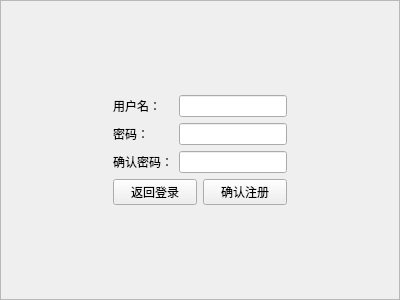
<?xml version="1.0" encoding="UTF-8"?>
<ui version="4.0">
 <class>RegisterPage</class>
 <widget class="QWidget" name="RegisterPage">
  <property name="geometry">
   <rect>
    <x>0</x>
    <y>0</y>
    <width>400</width>
    <height>300</height>
   </rect>
  </property>
  <property name="windowTitle">
   <string>Form</string>
  </property>
  <layout class="QVBoxLayout" name="verticalLayout">
   <property name="leftMargin">
    <number>0</number>
   </property>
   <property name="topMargin">
    <number>0</number>
   </property>
   <property name="rightMargin">
    <number>0</number>
   </property>
   <property name="bottomMargin">
    <number>0</number>
   </property>
   <item>
    <widget class="QFrame" name="frame">
     <property name="styleSheet">
      <string notr="true">#frame {border-image: url(:/img/image/bg.JPG);}
QWidget {font: 25 12pt &quot;微软雅黑 Light&quot;;}</string>
     </property>
     <property name="frameShape">
      <enum>QFrame::StyledPanel</enum>
     </property>
     <property name="frameShadow">
      <enum>QFrame::Plain</enum>
     </property>
     <property name="lineWidth">
      <number>0</number>
     </property>
     <layout class="QVBoxLayout" name="verticalLayout_3">
      <property name="leftMargin">
       <number>0</number>
      </property>
      <property name="topMargin">
       <number>0</number>
      </property>
      <property name="rightMargin">
       <number>0</number>
      </property>
      <property name="bottomMargin">
       <number>0</number>
      </property>
      <item>
       <spacer name="verticalSpacer">
        <property name="orientation">
         <enum>Qt::Vertical</enum>
        </property>
        <property name="sizeHint" stdset="0">
         <size>
          <width>20</width>
          <height>78</height>
         </size>
        </property>
       </spacer>
      </item>
      <item>
       <layout class="QHBoxLayout" name="horizontalLayout">
        <item>
         <spacer name="horizontalSpacer">
          <property name="orientation">
           <enum>Qt::Horizontal</enum>
          </property>
          <property name="sizeHint" stdset="0">
           <size>
            <width>40</width>
            <height>20</height>
           </size>
          </property>
         </spacer>
        </item>
        <item>
         <layout class="QVBoxLayout" name="verticalLayout_2">
          <item>
           <layout class="QFormLayout" name="formLayout">
            <item row="0" column="0">
             <widget class="QLabel" name="usernameLabel">
              <property name="text">
               <string>用户名：</string>
              </property>
             </widget>
            </item>
            <item row="0" column="1">
             <widget class="QLineEdit" name="usernameEdit"/>
            </item>
            <item row="1" column="0">
             <widget class="QLabel" name="passwordLabel">
              <property name="text">
               <string>密码：</string>
              </property>
             </widget>
            </item>
            <item row="1" column="1">
             <widget class="QLineEdit" name="passwordEdit">
              <property name="echoMode">
               <enum>QLineEdit::Password</enum>
              </property>
             </widget>
            </item>
            <item row="2" column="0">
             <widget class="QLabel" name="confirmLabel">
              <property name="text">
               <string>确认密码：</string>
              </property>
             </widget>
            </item>
            <item row="2" column="1">
             <widget class="QLineEdit" name="confirmEdit">
              <property name="echoMode">
               <enum>QLineEdit::Password</enum>
              </property>
             </widget>
            </item>
           </layout>
          </item>
          <item>
           <layout class="QHBoxLayout" name="horizontalLayout_2">
            <item>
             <widget class="QPushButton" name="cancelButton">
              <property name="text">
               <string>返回登录</string>
              </property>
             </widget>
            </item>
            <item>
             <widget class="QPushButton" name="confirmButton">
              <property name="text">
               <string>确认注册</string>
              </property>
             </widget>
            </item>
           </layout>
          </item>
         </layout>
        </item>
        <item>
         <spacer name="horizontalSpacer_2">
          <property name="orientation">
           <enum>Qt::Horizontal</enum>
          </property>
          <property name="sizeHint" stdset="0">
           <size>
            <width>40</width>
            <height>20</height>
           </size>
          </property>
         </spacer>
        </item>
       </layout>
      </item>
      <item>
       <spacer name="verticalSpacer_2">
        <property name="orientation">
         <enum>Qt::Vertical</enum>
        </property>
        <property name="sizeHint" stdset="0">
         <size>
          <width>20</width>
          <height>86</height>
         </size>
        </property>
       </spacer>
      </item>
     </layout>
    </widget>
   </item>
  </layout>
 </widget>
 <resources/>
 <connections/>
</ui>
